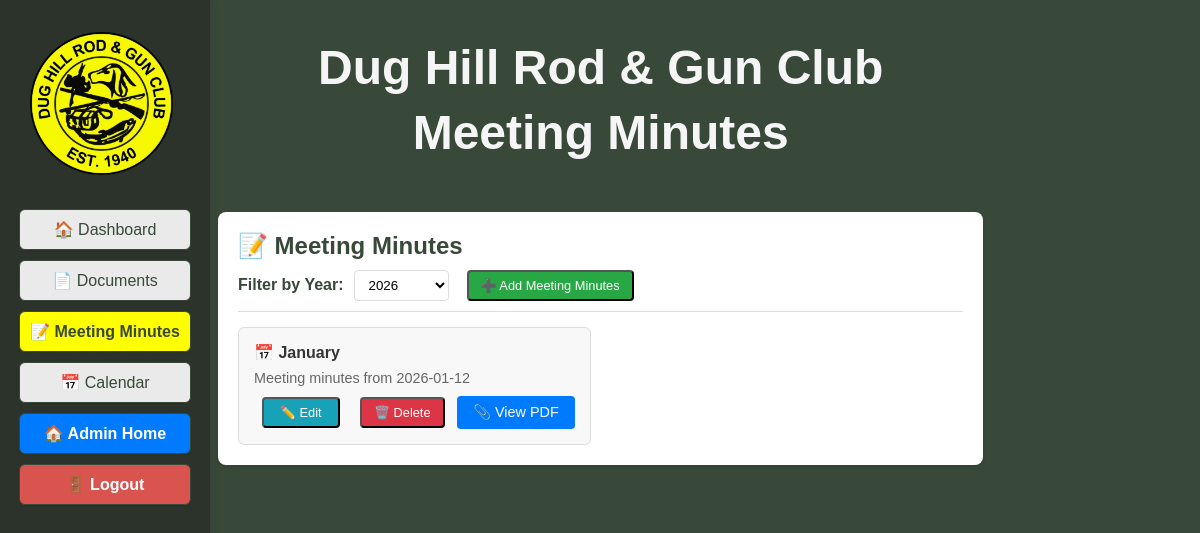
The page /member/meeting-minutes (signed in) on the database as committed earlier.
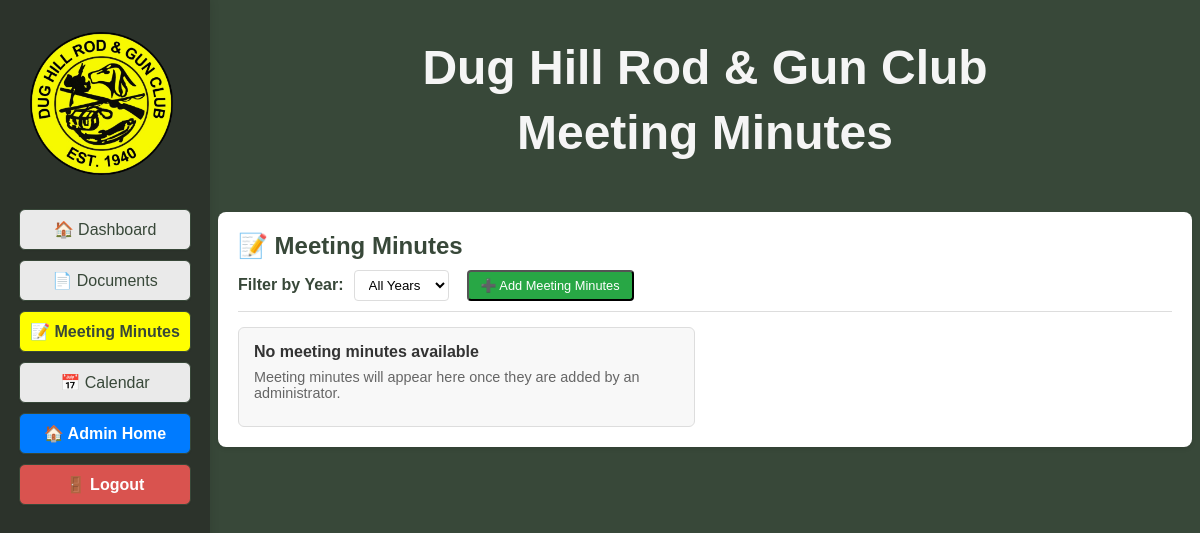
The same page on the database as committed later.
### tables this page shows
CREATE TABLE meeting_minutes (
			id INTEGER PRIMARY KEY AUTOINCREMENT,
			title TEXT NOT NULL,
			meeting_date TEXT NOT NULL,
			description TEXT,
			content TEXT NOT NULL,
			pdf_filename TEXT,
			created_at TEXT DEFAULT CURRENT_TIMESTAMP,
			updated_at TEXT DEFAULT CURRENT_TIMESTAMP
		);

### DH_DB_Webapp/app.py (the view)
@app.route('/member/meeting-minutes')
@login_required
def member_meeting_minutes():
	member = database.get_member_by_id(current_user.id)
	if not member:
		flash('Member not found.', 'danger')
		return redirect(url_for('login'))
	selected_year = request.args.get('year')
	available_years = database.get_available_years()
	if not selected_year:
		if '2026' in available_years:
			selected_year = '2026'
		else:
			selected_year = 'all'
	if selected_year and selected_year != 'all':
		meeting_minutes = database.get_meeting_minutes_by_year(selected_year)
	else:
		meeting_minutes = database.get_all_meeting_minutes()
	return render_template('member_meeting_minutes.html',
							member=member,
							active_page='meeting-minutes',
							is_admin=current_user.is_admin_or_bdfl(),
							meeting_minutes=meeting_minutes,
							available_years=available_years,
							selected_year=selected_year,
							pending_applications=get_pending_application_count())

### DH_DB_Webapp/app.py (called while the page is built)
def register_context_processors(app):
	@app.context_processor
	def inject_applications():
		try:
			from flask_login import current_user
			import database
			if current_user.is_authenticated and current_user.is_admin_or_bdfl():
				applications = database.get_all_applications(status='pending')
			else:
				applications = []
		except Exception:
			applications = []
		return dict(applications=applications)

@app.before_request
def exempt_csrf_for_event_signin():
    if request.endpoint == 'event_signin_submit':
        g.csrf_validated = True

@login_manager.user_loader
def load_user(user_id):
    user_data = database.get_user_by_id(int(user_id))
    if user_data:
        try:
            role = user_data['role']
        except (KeyError, IndexError):
            role = 'User'
        try:
            must_change_password = bool(user_data['must_change_password'])
        except (KeyError, IndexError):
            must_change_password = False
        return User(
            id=user_data['id'],
            username=user_data['username'],
            email=user_data['email'],
            role=role,
            is_active=bool(user_data['is_active']),
            must_change_password=must_change_password
        )
    return None

def get_pending_application_count():
	try:
		applications = database.get_all_applications(status='pending')
		return len(applications)
	except:
		return 0

@app.after_request
def set_security_headers(response):
	response.headers['X-Content-Type-Options'] = 'nosniff'
	response.headers['X-Frame-Options'] = 'DENY'
	response.headers['X-XSS-Protection'] = '1; mode=block'
	response.headers['Strict-Transport-Security'] = 'max-age=31536000; includeSubDomains'
	response.headers['Content-Security-Policy'] = (
		"default-src 'self'; style-src 'self' 'unsafe-inline'; "
		"script-src 'self' 'unsafe-inline' https://js.stripe.com; "
		"frame-src https://js.stripe.com; connect-src 'self' https://api.stripe.com"
	)
	return response

@app.before_request
def check_password_change_required():
	if request.endpoint in ['static', 'login', 'logout', 'change_password', 'register']:
		return
	if current_user.is_authenticated and hasattr(current_user, 'must_change_password') and current_user.must_change_password:
		if request.endpoint != 'change_password':
			return redirect(url_for('change_password'))

    @property
    def is_active(self):
        return self._is_active

    def is_admin_or_bdfl(self):
        return self.role in ('BDFL', 'Administrator')

### DH_DB_Webapp/templates/member_meeting_minutes.html (shortened to what this page needs)
<!DOCTYPE html>
<html>
<head>
</head>
<body style="background-color:#384839; font-family:Arial, Helvetica, sans-serif;">
    <div style="display:flex; flex-direction:row;">
        <div style="position:fixed; top:0; left:0; height:100vh; width:210px; background-color:#2c332b; display:flex; flex-direction:column; align-items:center; padding-top:120px; z-index:100; box-shadow:2px 0 8px rgba(0,0,0,0.08); overflow-y:auto;">
            <img src="{{ url_for('static', filename='Main_Logo-removebg-preview.png') }}" alt="Main Logo" style="height:143px; margin-top:-88px; margin-left:-8px; margin-bottom:34px;">
            <a href="{{ url_for('member_dashboard') }}" style="width:170px; display:inline-block; padding:10px 0; margin-bottom:10px; border-radius:6px; border:1px solid #384839; {% if active_page == 'dashboard' %}background-color:rgb(255,255,0); color:#384839; font-weight:bold;{% else %}background-color:#eaeaea; color:#384839; font-weight:normal;{% endif %} text-decoration:none; font-size:1em; font-family:Arial, Helvetica, sans-serif; box-shadow:0 1px 2px rgba(0,0,0,0.04); text-align:center;">🏠 Dashboard</a>
            <a href="{{ url_for('member_documents') }}" style="width:170px; display:inline-block; padding:10px 0; margin-bottom:10px; border-radius:6px; border:1px solid #384839; {% if active_page == 'documents' %}background-color:rgb(255,255,0); color:#384839; font-weight:bold;{% else %}background-color:#eaeaea; color:#384839; font-weight:normal;{% endif %} text-decoration:none; font-size:1em; font-family:Arial, Helvetica, sans-serif; box-shadow:0 1px 2px rgba(0,0,0,0.04); text-align:center;">📄 Documents</a>
            <a href="{{ url_for('member_meeting_minutes') }}" style="width:170px; display:inline-block; padding:10px 0; margin-bottom:10px; border-radius:6px; border:1px solid #384839; {% if active_page == 'meeting-minutes' %}background-color:rgb(255,255,0); color:#384839; font-weight:bold;{% else %}background-color:#eaeaea; color:#384839; font-weight:normal;{% endif %} text-decoration:none; font-size:1em; font-family:Arial, Helvetica, sans-serif; box-shadow:0 1px 2px rgba(0,0,0,0.04); text-align:center;">📝 Meeting Minutes</a>
            <a href="{{ url_for('calendar') }}" style="width:170px; display:inline-block; padding:10px 0; margin-bottom:10px; border-radius:6px; border:1px solid #384839; {% if active_page == 'calendar' %}background-color:rgb(255,255,0); color:#384839; font-weight:bold;{% else %}background-color:#eaeaea; color:#384839; font-weight:normal;{% endif %} text-decoration:none; font-size:1em; font-family:Arial, Helvetica, sans-serif; box-shadow:0 1px 2px rgba(0,0,0,0.04); text-align:center;">📅 Calendar</a>
            {% if is_admin %}
            <a href="{{ url_for('admin_dashboard') }}" style="width:170px; display:inline-block; padding:10px 0; margin-bottom:10px; border-radius:6px; border:1px solid #384839; background-color:#007bff; color:#ffffff; text-decoration:none; font-weight:bold; font-size:1em; font-family:Arial, Helvetica, sans-serif; box-shadow:0 1px 2px rgba(0,0,0,0.04); text-align:center;">🏠 Admin Home</a>
            {% endif %}
            <a href="{{ url_for('logout') }}" style="width:170px; display:inline-block; padding:10px 0; margin-bottom:10px; border-radius:6px; border:1px solid #384839; background-color:#d9534f; color:#ffffff; text-decoration:none; font-weight:bold; font-size:1em; font-family:Arial, Helvetica, sans-serif; box-shadow:0 1px 2px rgba(0,0,0,0.04); text-align:center;">🚪 Logout</a>
        </div>
        <div class="main-content">
            <div style="display:flex; flex-direction:row; align-items:center; justify-content:center; margin-bottom:20px; width:100%;">
                <div style="text-align:center; width:100%;">
                    <h1 style="margin-bottom:0.2em; color:#f5f5f5; font-size:3em;">Dug Hill Rod & Gun Club</h1>
                    <h1 style="margin-top:0.2em; color:#f5f5f5; font-size:3em;">Meeting Minutes</h1>
                </div>
            </div>
            <div class="documents-container">
                <div class="documents-card">
                    <div class="card-header">
                        <h2 class="card-title">📝 Meeting Minutes</h2>
                        <div style="display: flex; align-items: center; gap: 10px; margin-top: 10px;">
                            <form method="get" style="display: flex; align-items: center; gap: 10px;">
                                <label for="year_filter" style="font-weight: bold; color: #384839;">Filter by Year:</label>
                                <select name="year" id="year_filter" onchange="this.form.submit()" style="padding: 6px 10px; border: 1px solid #ddd; border-radius: 4px; background: white;">
                                    <option value="all" {% if selected_year == 'all' %}selected{% endif %}>All Years</option>
                                    {% for year in available_years %}
                                    <option value="{{ year }}" {% if selected_year == year %}selected{% endif %}>{{ year }}</option>
                                    {% endfor %}
                                </select>
                            </form>
                            {% if is_admin %}
                            <button onclick="event.preventDefault(); event.stopPropagation(); openAddMinutesModal()" class="upload-btn" style="background: #28a745;">➕ Add Meeting Minutes</button>
                            {% endif %}
                        </div>
                    </div>
                    <div class="document-list">
                        {% if meeting_minutes %}
                        {% for minutes in meeting_minutes %}
                        <div class="document-item">
                            <div class="document-title">📅 {{ minutes.title }}</div>
                            <div class="document-description">
                                Meeting minutes from {{ minutes.meeting_date }}
                            </div>
                            <div class="document-actions">
                                {% if is_admin %}
                                <button onclick="event.preventDefault(); event.stopPropagation(); editMinutes({{ minutes.id }}, '{{ minutes.title }}', '{{ minutes.meeting_date }}', '', '')" class="upload-btn" style="background: #17a2b8; padding: 6px 16px;">✏️ Edit</button>
                                <form method="post" action="{{ url_for('delete_meeting_minutes', minutes_id=minutes.id) }}" style="display: inline;" onsubmit="return confirm('Are you sure you want to delete these meeting minutes?')">
                                    <button type="submit" class="upload-btn" style="background: #dc3545;">🗑️ Delete</button>
                                </form>
                                {% endif %}
                                {% if minutes.pdf_filename %}
                                <a href="{{ url_for('static', filename=minutes.pdf_filename) }}" class="document-link" target="_blank">📎 View PDF</a>
                                {% endif %}
                            </div>
                        </div>
                        {% endfor %}
                        {% else %}
                        <div class="document-item">
                            <div class="document-title">No meeting minutes available</div>
                            <div class="document-description">Meeting minutes will appear here once they are added by an administrator.</div>
                        </div>
                        {% endif %}
                    </div>
                </div>
            </div>
        </div>
    </div>
</body>
</html>

### DH_DB_Webapp/templates/member_meeting_minutes.html (style rules this page uses)
body { background-color: #f5f5f5; font-family: Arial, Helvetica, sans-serif; }
.main-content { margin-left:210px; display:flex; flex-direction:column; align-items:center; }
.documents-container { width: 100%; max-width: 1250px; margin: 0 auto; box-sizing: border-box; }
.documents-card { background: white; border-radius: 8px; box-shadow: 0 2px 4px rgba(0,0,0,0.1); padding: 20px; margin-bottom: 20px; }
.card-header { border-bottom: 1px solid #ddd; padding-bottom: 10px; margin-bottom: 15px; }
.card-title { margin: 0; color: #384839; font-size: 1.5em; }
.document-list { column-count: 2; column-gap: 20px; max-width: 100%; box-sizing: border-box; column-fill: balance; }
.document-item { background: #f8f8f8; padding: 15px; border-radius: 6px; border: 1px solid #ddd; transition: all 0.2s; break-inside: avoid; page-break-inside: avoid; }
.document-title { font-weight: bold; color: #333; margin-bottom: 8px; }
.document-description { color: #666; font-size: 0.9em; margin-bottom: 10px; }
.upload-btn { display: inline-block; background: #28a745; color: white; padding: 6px 12px; text-decoration: none; border-radius: 4px; font-size: 0.8em; margin-left: 8px; cursor: pointer; }

Rows that differ between the two databases and show on the page:
removed meeting_minutes: title "January", meeting_date "2026-01-12"
Other text that changed with them:
form field year: "2026" → "All Years"
text now shown: "No meeting minutes available Meeting minutes will appear here once they are added by an administrator."
